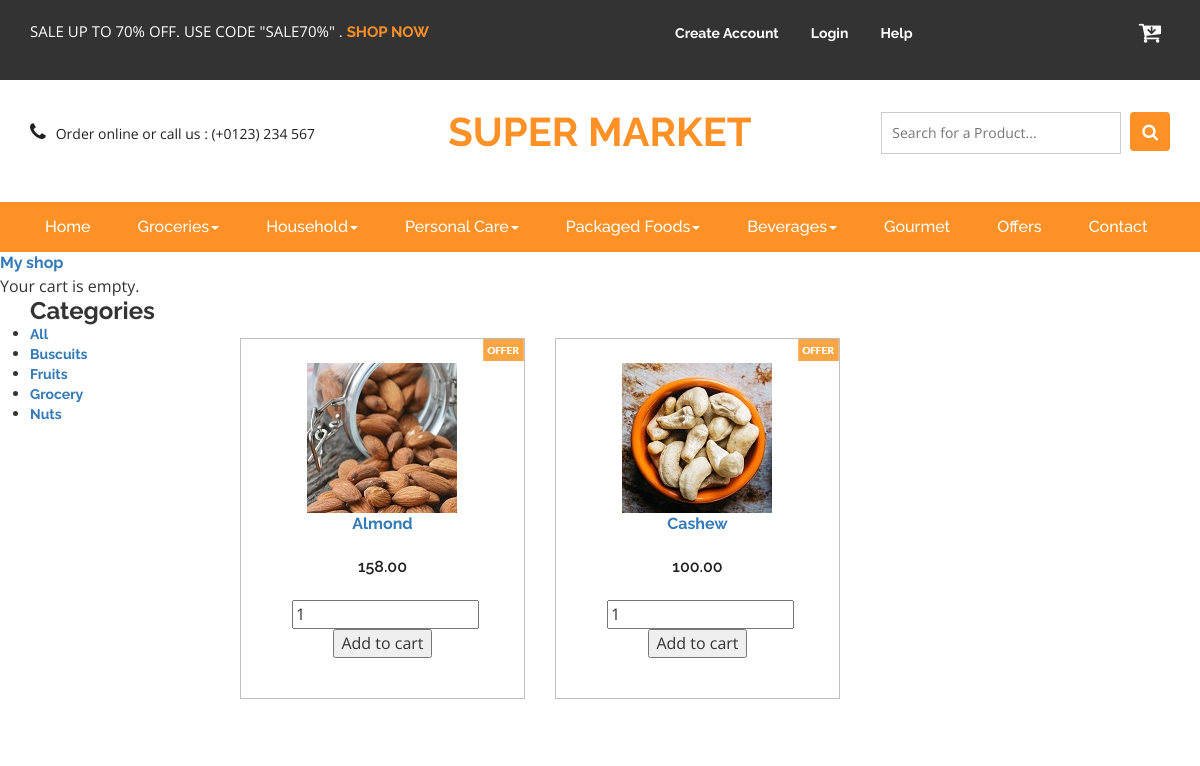
The page /nuts/ on the database its author committed.
### shop/models.py (models this page shows, shortened)
class Category(models.Model):
    name = models.CharField(max_length=200,
    db_index=True)
    slug = models.SlugField(max_length=200,db_index=True,unique=True)
    class Meta:
        ordering = ('name',)
        verbose_name = 'category'
        verbose_name_plural = 'categories'
    def get_absolute_url(self):
        return reverse('shop:product_list_by_category',
                       args=[self.slug])

class Product(models.Model):
    category = models.ForeignKey(Category,
    related_name='products')
    name = models.CharField(max_length=200, db_index=True)
    slug = models.SlugField(max_length=200, db_index=True)
    image = models.ImageField(upload_to='products/%Y/%m/%d',
    blank=True)
    description = models.TextField(blank=True)
    price = models.DecimalField(max_digits=10, decimal_places=2)
    stock = models.PositiveIntegerField()
    available = models.BooleanField(default=True)
    created = models.DateTimeField(auto_now_add=True)
    updated = models.DateTimeField(auto_now=True)
    class Meta:
        ordering = ('name',)
        index_together = (('id', 'slug'),)
    def get_absolute_url(self):
        return reverse('shop:product_detail',
                       args=[self.id, self.slug])

### shop/views.py (the view)
# urls.py: url(r'^(?P<category_slug>[-\w]+)/$',views.product_list,name='product_list_by_category'),
def product_list(request, category_slug=None):
    category = None
    categories = Category.objects.all()
    products = Product.objects.filter(available=True)
    if category_slug:
        category = get_object_or_404(Category, slug=category_slug)
        products = products.filter(category=category)
    return render(request,'shop/product/list.html',{'category': category,'categories': categories,'products': products})

### cart/cart.py (called while the page is built)
    def __len__(self):
        return sum(item['quantity'] for item in self.cart.values())

### cart/context_processors.py (called while the page is built)
def cart(request):
    return {'cart': Cart(request)}

### shop/templates/shop/product/list.html (shortened to what this page needs)
{% extends "shop/base.html" %}
{% load static %}
{% block content %}
<div class="container">
    <div class="row">
        <div class="col-md-2">
            <div id="sidebar">
                <h3>Categories</h3>
                <ul>
                    <li {% if not category %}class="selected"{% endif %}>
                        <a href="{% url 'shop:product_list' %}">All</a>
                    </li>
                {% for c in categories %}
                    <li {% if category.slug == c.slug %}class="selected"{% endif %}>
                        <a href="{{ c.get_absolute_url }}">{{ c.name }}</a>
                    </li>
                {% endfor %}
                </ul>
            </div>
        </div>
         <div class="col-md-10">
               <div class="agile_top_brands_grids">
								{% for product in products %}
								<div class="col-md-4 top_brand_left" style="margin-bottom:40px">
									<div class="hover14 column">
										<div class="agile_top_brand_left_grid">
											<div class="agile_top_brand_left_grid_pos">
												<img src="{% static 'homepage/images/offer.png' %}" alt=" " class="img-responsive" />
											</div>
											<div class="agile_top_brand_left_grid1">
												<figure>
													<div class="snipcart-item block" >
														<div class="snipcart-thumb">
															<a href="{{ product.get_absolute_url }}">
                                                                <img src="{% if product.image %}{{ product.image.url }}{% else %}{% static 'img/no_image.png' %}{% endif %}">
                                                            </a>
															 <a href="{{ product.get_absolute_url }}">{{ product.name }}</a><br>
															<h4>{{  product.price}}</h4>
														</div>
														<div class="snipcart-details top_brand_home_details">
															<form action="{% url 'cart:cart_add' product.id %}" method="post">
																<input type="number" name="quantity" value="1"/>
																<input type="submit" value="Add to cart">
															</form>
														</div>
													</div>
												</figure>
											</div>
										</div>
									</div>
								</div>
								{% endfor %}
							</div>
         </div>
    </div>
</div>
{% endblock %}

### shop/static/shop/css/styles.css (style rules this page uses)
html, body { font-size: 100%; font-family: 'Open Sans', sans-serif; background:#ffffff; }
ul,label { margin:0; padding:0; }
.snipcart-thumb a { display: block; text-align: center; }
.agile_top_brand_left_grid { position: relative; display: block; }
input[type="submit"],#PPMiniCart .minicart-submit,.w3ls_vegetables ul li a,input[type="reset"],.agileinfo_mail_grid_left ul li a,.events_bottom_left2 ul li a,.w3ls_service_grids1_right a,ul.agileits_social_icons li a,.w3l_banner_nav_right_banner_pet a,.w3ls_w3l_banner_nav_right_grid_head_grid ul li a,.products-breadcrumb ul li a,.w3_footer_grid ul li a,.w3l_fresh_vegetables_grid ul li a,.wthree_footer_copy p a,.agile_top_brand_left_grid1 .button,.w3ls_logo_products_left1 ul.special_items li a,.w3ls_logo_products_left1 ul.phone_email li a { transition: .5s ease-in; -webkit-transition: .5s ease-in; -moz-transition: .5s ease-in; -o-transition: .5s ease-in; -ms-transition: .5s ease-in; }
.agile_top_brand_left_grid { background: #FFFFFF; padding: .5em; position:relative; }
.agile_top_brand_left_grid_pos { position:absolute; top:0%; right:0%; }
.agile_top_brand_left_grid1 { padding:1em; }
.agile_top_brand_left_grid1 img { margin:0 auto; }
.agile_top_brand_left_grid1 h4,.agileinfo_single_right_snipcart h4 { font-weight:600; font-size:1em; color:#212121; text-align: center; }
.snipcart-details { text-align: center; margin: 1.5em auto 1em; width:77%; }
.column div.agile_top_brand_left_grid { position: relative; margin:0; }
.agile_top_brand_left_grid figure { margin: 0; padding: 0; background:transparent; overflow: hidden; z-index: 0; }
.hover14 figure { position: relative; }
.hover14 figure::before { position: absolute; top: 0; left: -75%; z-index: 2; display: block; content: ''; width: 50%; height: 100%; background: -webkit-linear-gradient(left, rgba(255,255,255,0) 0%, rgba(255,255,255,.3) 100%); background: linear-gradient(to right, rgba(255,255,255,0) 0%, rgba(255,255,255,.3) 100%); -webkit-transform: skewX(-25deg); transform: skewX(-25deg); }
.agile_top_brands_grids { margin-top: 40px; }
.hover14.column { border: 1px solid #c0bebe; }

### rows shown on the page
Category: name "Buscuits"
Category: name "Fruits"
Category: name "Grocery"
Category: name "Nuts"
Product: image (picture), name "Almond", price "158.00"
Product: image (picture), name "Cashew", price "100.00"
